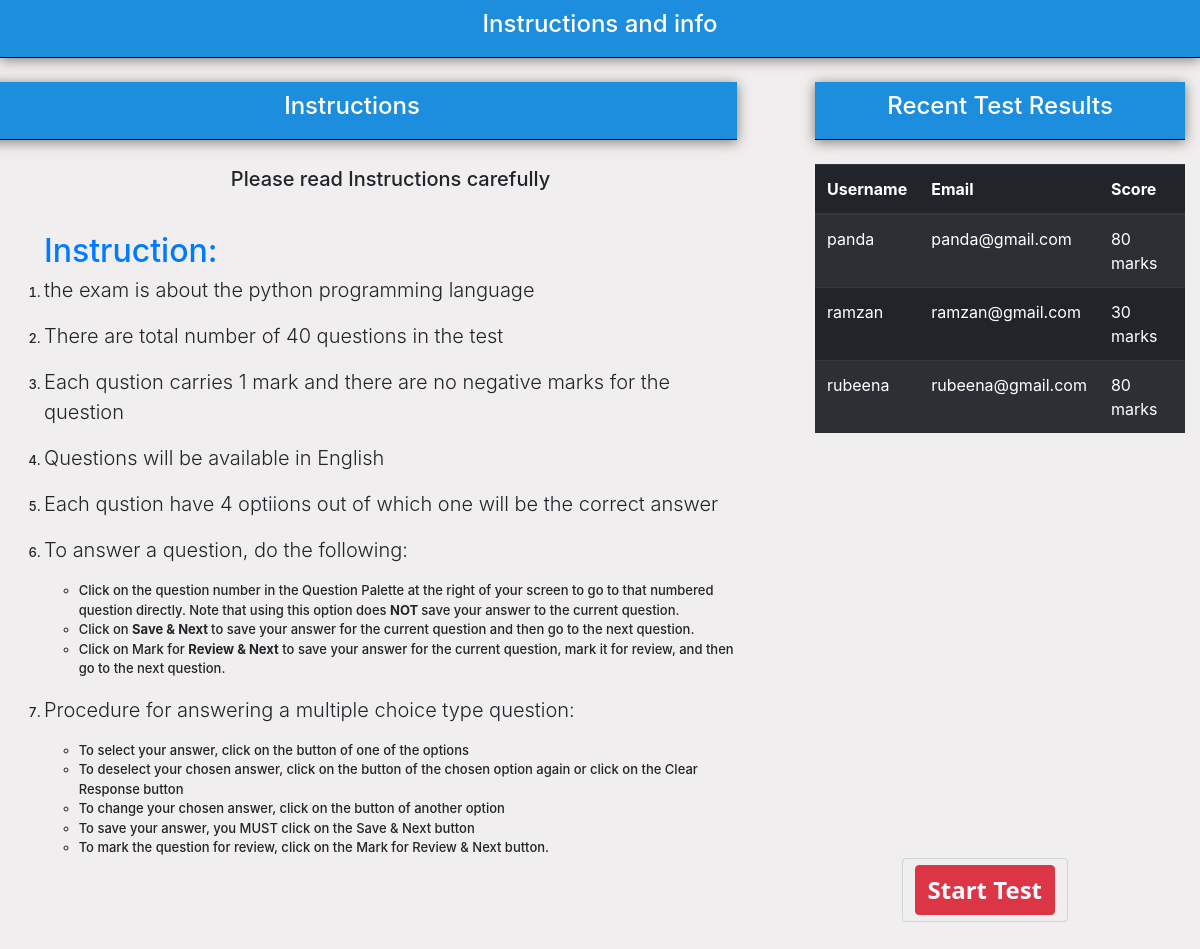
The app's page /instruction with its own data.
### participants/models.py (models this page shows, shortened)
class Participants(models.Model):
    f_name = models.CharField(max_length=300)
    l_name = models.CharField(max_length=300)
    email  = models.CharField(max_length=50)
    phone = models.IntegerField()
    score = models.IntegerField()
    date = models.DateTimeField(default=datetime.now,blank=True)

### questions/views.py (the view)
# urls.py: path('instruction',views.instruction,name='instruction'),
def instruction(request):
    participants = Participants.objects.all()
    context = {
        'participants':participants
    }
    return render(request,'login/instruction.htm',context)

### templates/login/instruction.htm (shortened to what this page needs)
{% extends 'base.htm' %}
{% load static %}
{% block content %}
<header class="head-area">
    <h4>Instructions and info</h4>
</header>
<div class="container-fluid">
    <div class="row">
        <div id="left-instruction" class="col-lg-8 col-md-8 col-sm-8">
            <br>
            <div class="head-area">
                <h4>Instructions</h4>
            </div>
            <div class="info">
                <h5 id="cent">Please read Instructions carefully</h5>
                <a href="#" id="an"> Instruction:</a>
                <ol>
                    <li>
                        <p class="lead">the exam is about the python programming language</p>
                    </li>
                    <li>
                        <p class="lead">There are total number of 40 questions in the test</p>
                    </li>
                    <li>
                        <p class="lead"> Each qustion carries 1 mark and there are no negative marks for the question
                        </p>
                    </li>
                    <li>
                        <p class="lead"> Questions will be available in English</p>
                    </li>
                    <li>
                        <p class="lead"> Each qustion have 4 optiions out of which one will be the correct answer</p>
                    </li>
                    <li>
                        <p class="lead">
                            To answer a question, do the following:
                            <ul id="sub">
                                <li>
                                    Click on the question number in the Question Palette at the right of your screen to go to that numbered question directly. Note that using this option does <strong>
                                    NOT
                                </strong> save your answer to the current question.</li>
                                <li>
                                    Click on <strong> Save & Next </strong>to save your answer for the current question and then go to the next question.</li>
                                <li>
                                    Click on Mark for <strong>
                                    Review & Next</strong> to save your answer for the current question, mark it for review, and then go to the next question.
                                </li>
                            </ul>
                        </p>
                    </li>
                    <li>
                        <p class="lead">
                            Procedure for answering a multiple choice type question:
                            <ul id="sub">
                                <li>
                                    To select your answer, click on the button of one of the options </li>
                                <li>
                                    To deselect your chosen answer, click on the button of the chosen option again or click on the Clear Response button
                                </li>
                                <li>
                                    To change your chosen answer, click on the button of another option
                                </li>
                                <li>
                                    To save your answer, you MUST click on the Save & Next button
                                </li>
                                <li>
                                    To mark the question for review, click on the Mark for Review & Next button.
                                </li>
                            </ul>
                        </p>
                    </li>
                </ol>
            </div>
        </div>
        <div class="col-lg-4 col-md-4 col-sm-4">
            <br>
            <div class="head-area">
                <h4>Recent Test Results</h4>
            </div>
            <br>
            <div class="container-m">
                <table class="table table-dark table-striped">
                    <thead>
                        <tr>
                            <th>Username</th>
                            <th>Email</th>
                            <th>Score</th>
                        </tr>
                    </thead>
                    <tbody>
                        {% if participants %}
                        {% for part in participants %}
                        <tr>
                            <td> {{ part.f_name }} </td>
                            <td> {{ part.email }} </td>
                            <td> {{ part.score }} marks</td>
                        </tr>
                        {% endfor %}
                        {% endif %}
                    </tbody>
                </table>
            </div>
        </div>
    </div>
    <div class="right form-control">
        <button class="btn an btn-danger"><a href="{% url 'quiz' %}" id="a">Start Test</a></button>
    </div>
</div>
{% endblock %}

### templates/base.htm (shortened to what this page needs)
{% load static %}
<!DOCTYPE html>
<html lang="en">
<head>
    <link rel="stylesheet" href="{% static 'css/all.min.css' %}">
    <link rel="stylesheet" href="{% static 'css/bootstrap.min.css' %}">
    <link rel="stylesheet" href="{% static 'css/master.css' %}">
</head>
<body>
    {% block content %} {% endblock %}
</body>
</html>

### quiz_app/static/css/master.css (style rules this page uses)
* { padding: 0; margin: 0; box-sizing: border-box; }
body { background: rgb(240, 238, 238); }
.head-area { background: rgb(29, 141, 221); margin: 0; text-align: center; width: 100%; color: white; padding: 10px; border-bottom: 1px solid black; box-shadow: 0 2px 12px rgb(130, 120, 120); }
.info { padding-left: 10%; font-weight: 500; font-size: small; overflow: auto; height: 70vh; }
#left-instruction { left: -4%; }
#cent { text-align: center; padding: 4%; }
#an { font-size: xx-large; }
#sub { padding-left: 5%; }
.btn { color: aliceblue; font-weight: bolder; font-family: 'Segoe UI', Tahoma, Geneva, Verdana, sans-serif; }
#a { text-decoration: none; color: aliceblue; }
.right { float: right; width: auto; background: rgb(240, 238, 238); margin-right: 10%; }
.an { font-size: x-large; }
.container-m { width: 100%; height: 60vh; overflow: scroll; }

### records on screen
Participants: f_name "panda", email "panda@gmail.com", score "80"
Participants: f_name "ramzan", email "ramzan@gmail.com", score "30"
Participants: f_name "rubeena", email "rubeena@gmail.com", score "80"
